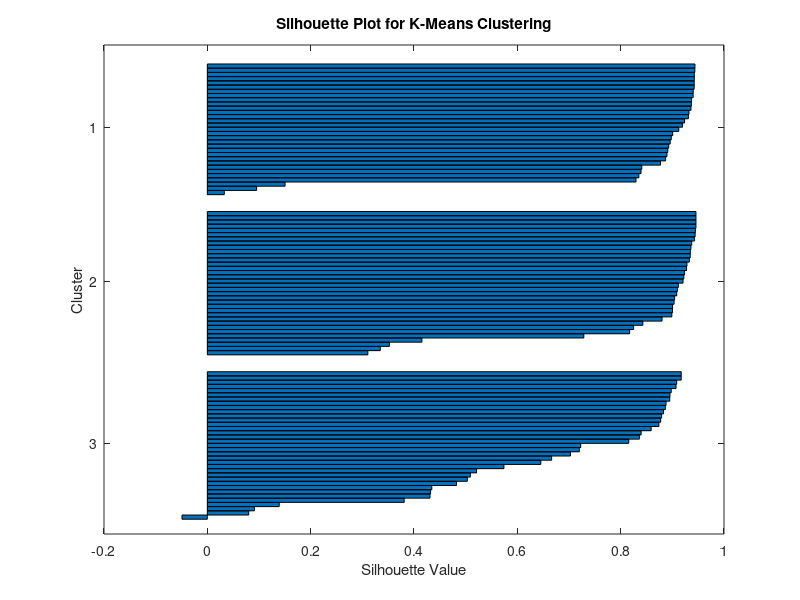

Source code (MATLAB):
% Data contoh (silakan ganti dengan data asli)
curah_hujan = randi([500 5500],100,1);        % contoh acak data curah hujan
produksi_padi = randi([300000 4500000],100,1);% contoh acak data produksi padi

% Gabungkan data
X = [curah_hujan, produksi_padi];

% Jumlah cluster
k = 3;

% Lakukan k-means clustering
[idx, C] = kmeans(X, k);

% Buat silhouette plot
figure;
silhouette(X, idx);

% Tambahkan judul
title('Silhouette Plot for K-Means Clustering');
